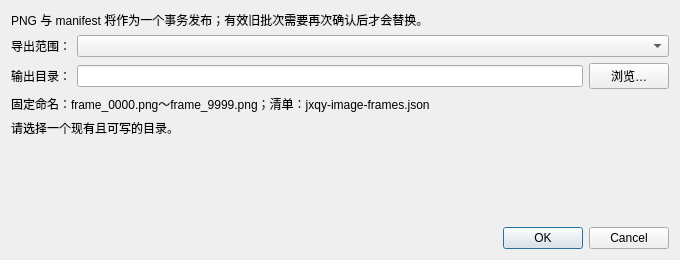
<?xml version="1.0" encoding="UTF-8"?>
<ui version="4.0">
 <class>ImageBatchExportDialog</class>
 <widget class="QDialog" name="ImageBatchExportDialog">
  <property name="geometry">
   <rect>
    <x>0</x>
    <y>0</y>
    <width>680</width>
    <height>260</height>
   </rect>
  </property>
  <property name="minimumSize">
   <size>
    <width>560</width>
    <height>240</height>
   </size>
  </property>
  <property name="windowTitle">
   <string>批量导出图片帧</string>
  </property>
  <layout class="QVBoxLayout" name="mainLayout">
   <item>
    <widget class="QLabel" name="instructionLabel">
     <property name="text">
      <string>PNG 与 manifest 将作为一个事务发布；有效旧批次需要再次确认后才会替换。</string>
     </property>
     <property name="wordWrap">
      <bool>true</bool>
     </property>
    </widget>
   </item>
   <item>
    <layout class="QFormLayout" name="formLayout">
     <item row="0" column="0">
      <widget class="QLabel" name="exportScopeLabel">
       <property name="text">
        <string>导出范围：</string>
       </property>
      </widget>
     </item>
     <item row="0" column="1">
      <widget class="QComboBox" name="exportScopeComboBox"/>
     </item>
     <item row="1" column="0">
      <widget class="QLabel" name="outputDirectoryLabel">
       <property name="text">
        <string>输出目录：</string>
       </property>
      </widget>
     </item>
     <item row="1" column="1">
      <layout class="QHBoxLayout" name="directoryLayout">
       <item>
        <widget class="QLineEdit" name="outputDirectoryLineEdit"/>
       </item>
       <item>
        <widget class="QPushButton" name="browseDirectoryButton">
         <property name="text">
          <string>浏览…</string>
         </property>
        </widget>
       </item>
      </layout>
     </item>
    </layout>
   </item>
   <item>
    <widget class="QLabel" name="namingRuleLabel">
     <property name="text">
      <string>固定命名：frame_0000.png～frame_9999.png；清单：jxqy-image-frames.json</string>
     </property>
     <property name="wordWrap">
      <bool>true</bool>
     </property>
    </widget>
   </item>
   <item>
    <widget class="QLabel" name="summaryLabel">
     <property name="text">
      <string>请选择一个现有且可写的目录。</string>
     </property>
     <property name="wordWrap">
      <bool>true</bool>
     </property>
    </widget>
   </item>
   <item>
    <spacer name="verticalSpacer">
     <property name="orientation">
      <enum>Qt::Vertical</enum>
     </property>
     <property name="sizeHint" stdset="0">
      <size>
       <width>20</width>
       <height>20</height>
      </size>
     </property>
    </spacer>
   </item>
   <item>
    <widget class="QDialogButtonBox" name="buttonBox">
     <property name="standardButtons">
      <set>QDialogButtonBox::Cancel|QDialogButtonBox::Ok</set>
     </property>
    </widget>
   </item>
  </layout>
 </widget>
 <resources/>
 <connections/>
</ui>
